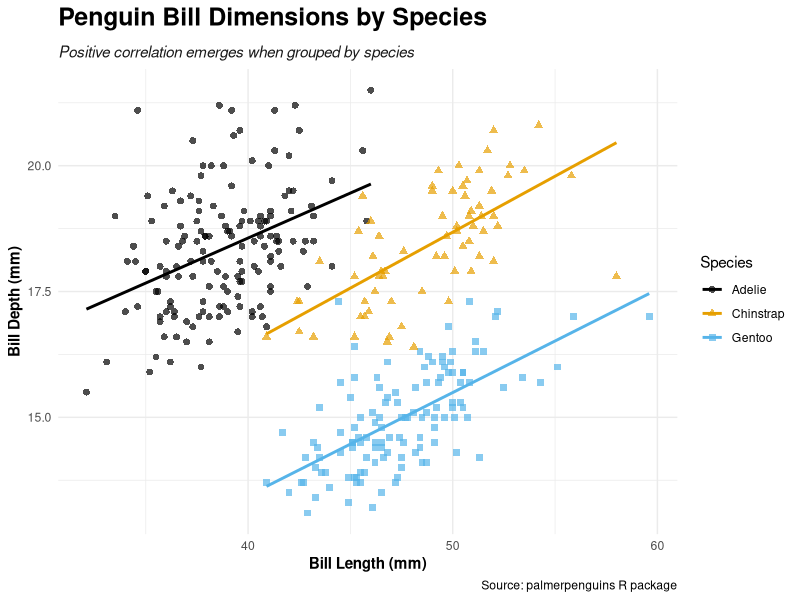

R code for this plot:
library(ggplot2)
library(palmerpenguins)
library(ggthemes)
library(readr)

# Get the full palette and remove the 5th color (yellow)
# The colorblind_pal()(8) is the Okabe-Ito palette; I drop yellow for better contrast
no_yellow <- colorblind_pal()(8)[-5]

ggplot(data = penguins, 
       mapping = aes(x = bill_length_mm, 
                     y = bill_depth_mm, 
                     color = species, 
                     shape = species)) +
  geom_point(alpha = 0.7, size = 2) +          
  geom_smooth(method = "lm", se = FALSE) +     
  scale_color_manual(values = no_yellow) +
  
  # Base theme is called FIRST to set the foundation
  theme_minimal() +  
  
  # Custom theme adjustments are called LAST to override defaults
  theme(
    # 'color = "#000000"' is absolute black (darker than the default grey-black)
    # 'face = "bold"' adds the visual weight
    plot.title = element_text(
      color = "#000000", 
      face = "bold", 
      size = 18, 
      margin = margin(b = 10) # Adds space below title for clarity
    ),
    # Slightly darkening the subtitle to match the theme
    plot.subtitle = element_text(color = "grey10", face = "italic"),
    
    # Darkening axis titles for a cohesive "darker" look
    axis.title = element_text(color = "black", face = "bold")
  ) +
  
  labs(
    title = "Penguin Bill Dimensions by Species",
    subtitle = "Positive correlation emerges when grouped by species",
    x = "Bill Length (mm)",
    y = "Bill Depth (mm)",
    color = "Species",
    shape = "Species",
    caption = "Source: palmerpenguins R package"  
  )

# Define the directory name
target_dir <- "data_exports"

# Check for existence; if FALSE, create the directory
if (!dir.exists(target_dir)) {
  dir.create(target_dir)
}

# Execute export to the verified directory
write_csv(penguins, file.path(target_dir, "penguins_data.csv"))

# Define the source and the destination
source_file <- "data_exports/penguins_data.csv"
destination_path <- "C:/Users/me/rStudio/r_for_data-science/ch1_penguin_dimensions"

# Perform the copy operation
# 'overwrite = TRUE' ensures it updates if the file already exists there
file.copy(from = source_file, to = destination_path, overwrite = TRUE)
